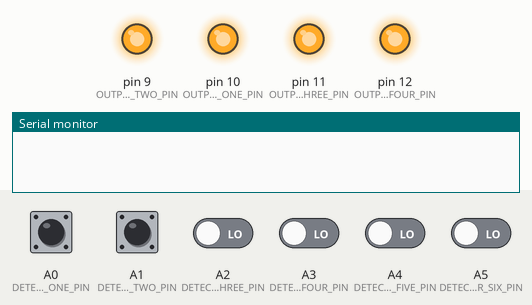
Recording of a sketch running on a simulated Arduino Uno, built with avr-gcc and run on an emulated ATmega328P. On the bench: output pins drawn as LEDs (lit = HIGH), the last lines printed to the serial monitor. Dashed ring = blinking. The test bench sets the inputs (shaded band); at power-on: A0 (DETECTOR_ONE_PIN), A1 (DETECTOR_TWO_PIN), A2 (DETECTOR_THREE_PIN), A3 (DETECTOR_FOUR_PIN), A4 (DETECTOR_FIVE_PIN), A5 (DETECTOR_SIX_PIN) LOW.

Above: at 1.2 s.
1.3 s: A0 (DETECTOR_ONE_PIN) pulsed HIGH 5 times (0.12 s each, 0.3 s apart)
At 1.9 s:
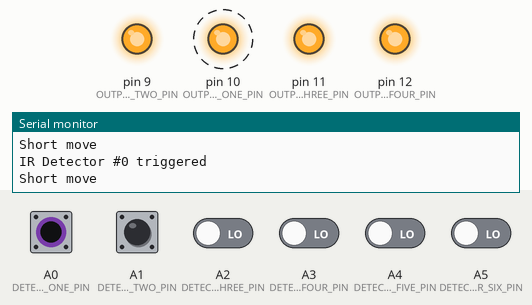
4.3 s: A1 (DETECTOR_TWO_PIN) pulsed HIGH 2 times (0.12 s each, 0.3 s apart)
At 5.8 s:
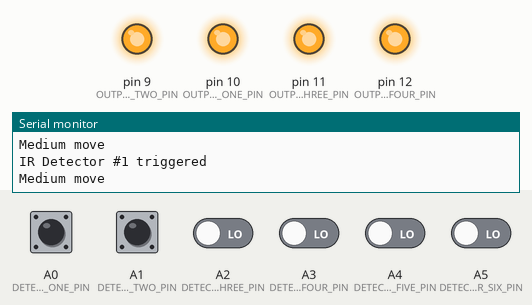
Timing chart, 0 to 7.3 s (numbered marks = the images above; inputs shaded):
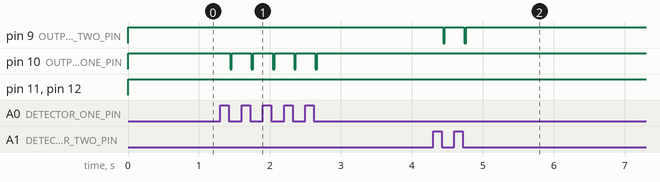

Measured:
- after the input at 1.3 s, pin 10 (OUTPUT_ONE_PIN): alternates HIGH for 0.27 s and LOW for 0.03 s, 10 changes in all, then stays HIGH, starting after 0.14 s
- after the input at 4.3 s, pin 9 (OUTPUT_TWO_PIN): alternates HIGH for 0.27 s and LOW for 0.03 s, 4 changes in all, then stays HIGH, starting after 0.14 s

The sketch:

EPCA_IRController.ino
```cpp
#include <Bounce2.h>

//#define DEBUG 1

int DETECTOR_ONE_PIN = A0;
int DETECTOR_TWO_PIN = A1;
int DETECTOR_THREE_PIN = A2;
int DETECTOR_FOUR_PIN = A3;
int DETECTOR_FIVE_PIN = A4;
int DETECTOR_SIX_PIN = A5;

#define ON_DELAY  25


#define OUTPUT_ONE_PIN  10
#define OUTPUT_TWO_PIN  9
#define OUTPUT_THREE_PIN 11
#define OUTPUT_FOUR_PIN 12

Bounce detectorOne = Bounce(DETECTOR_ONE_PIN, 20);
Bounce detectorTwo = Bounce(DETECTOR_TWO_PIN, 20);
Bounce detectorThree = Bounce(DETECTOR_THREE_PIN, 20);
Bounce detectorFour = Bounce(DETECTOR_FOUR_PIN, 20);
Bounce detectorFive = Bounce(DETECTOR_FIVE_PIN, 20);
Bounce detectorSix = Bounce(DETECTOR_SIX_PIN, 20);

Bounce IRDetector[6] = {detectorOne, detectorTwo, detectorThree, detectorFour, detectorFive, detectorSix};

// skee ball sensor value arrays
uint8_t currentVal[6];
uint8_t previousVal[6];

void setup() {
  //Serial Port begin
  Serial.begin (9600);
  //Define inputs and outputs
  pinMode(OUTPUT_ONE_PIN, OUTPUT);
  pinMode(OUTPUT_TWO_PIN, OUTPUT);
  pinMode(OUTPUT_THREE_PIN, OUTPUT);
  pinMode(OUTPUT_FOUR_PIN, OUTPUT);
}

void loop() {
  for (int i = 0; i < 6; i++) {
    IRDetector[i].update();
    if (IRDetector[i].fell()) {
      Serial.print("IR Detector #");
      Serial.print(i);
      Serial.print(" triggered");
      Serial.println();

      if (i == 0) {
        digitalWrite(OUTPUT_ONE_PIN, LOW);
        Serial.println("Short move");
        delay(ON_DELAY);
      } else if (i <= 2) {
        digitalWrite(OUTPUT_TWO_PIN, LOW);
        Serial.println("Medium move");
        delay(ON_DELAY);
      } else {
        digitalWrite(OUTPUT_THREE_PIN, LOW);
        Serial.println("Long move");
        delay(ON_DELAY);
      }
    }
  }

  resetOutputs();
}

void resetOutputs(){
  digitalWrite(OUTPUT_ONE_PIN, HIGH);
  digitalWrite(OUTPUT_TWO_PIN, HIGH);
  digitalWrite(OUTPUT_THREE_PIN, HIGH);
  digitalWrite(OUTPUT_FOUR_PIN, HIGH);
}
```
